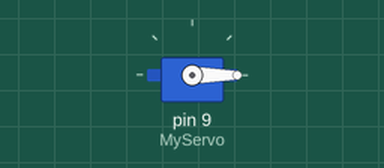
Simulated run of this sketch. Board: Arduino Uno, built with avr-gcc and run on an emulated ATmega328P. On the bench: servo.

Above: at 0.05 s.
At 2.9 s:
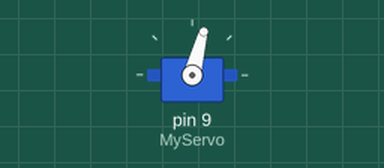
At 5.75 s:
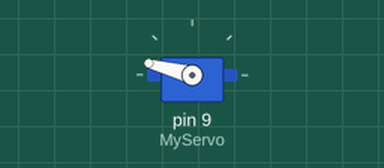
At 11.5 s:
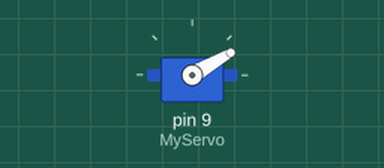
Timing chart, 0 to 15.6 s (numbered marks = the images above):
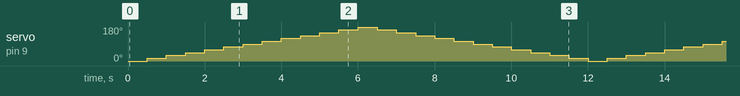

The sketch:

MY_MOTORE_VENTILATORE.ino
```cpp
#include <Servo.h>


Servo MyServo;
int TEMPO = 500;
void setup () {
MyServo.attach (9);
MyServo.write (0);
}
void loop () {
delay (TEMPO);
MyServo.write (15);
delay (TEMPO);
MyServo.write (30);
delay (TEMPO);
MyServo.write (45);
delay (TEMPO);
MyServo.write (60);
delay (TEMPO);
MyServo.write (75);
delay (TEMPO);
MyServo.write (90);
delay (TEMPO);
MyServo.write (105);
delay (TEMPO);
MyServo.write (120);
delay (TEMPO);
MyServo.write (135);
delay (TEMPO);
MyServo.write (150);
delay (TEMPO);
MyServo.write (165);
delay (TEMPO);
MyServo.write (180);
delay (TEMPO);
MyServo.write (165);
delay (TEMPO);
MyServo.write (150);
delay (TEMPO);
MyServo.write (135);
delay (TEMPO);
MyServo.write (120);
delay (TEMPO);
MyServo.write (105);
delay (TEMPO);
MyServo.write (90);
delay (TEMPO);
MyServo.write (75);
delay (TEMPO);
MyServo.write (60);
delay (TEMPO);
MyServo.write (45);
delay (TEMPO);
MyServo.write (30);
delay (TEMPO);
MyServo.write (15);
delay (TEMPO);
MyServo.write (0);
}
```
